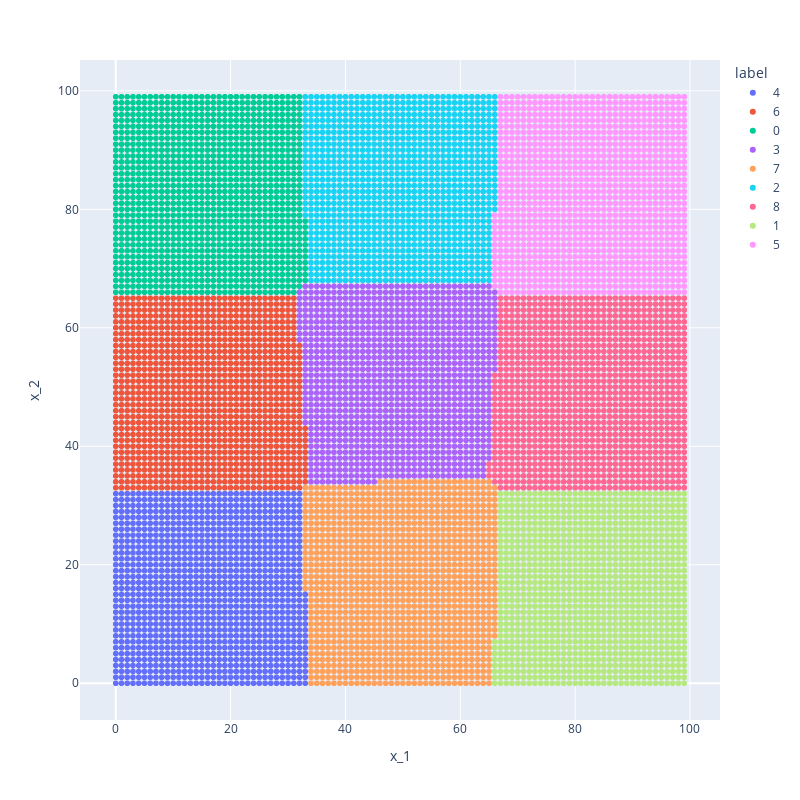

Source (notebook cell):
### Code cell
import sys
sys.path.append('..')
from models import KMeans
import pandas as pd

df = pd.DataFrame(data = dict(x = range(100)))
df = pd.merge(df,df,how='cross',suffixes=('_1','_2'))

model = KMeans(9,1000,10**-400)
model.fit(df.values)
df['label'] = model.predict(df.values).astype(str)

fig = df.plot(kind='scatter',x='x_1',y='x_2',backend = 'plotly',color='label',width = 800,height = 800)
fig

### Figure 1 — Plotly figure (JSON) as saved in the notebook; plotly's stock layout.template omitted (floating-point values rounded to 4 significant figures; data arrays with more than 128 entries replaced by an {"elided": "..."} marker saying what was removed)
{"data": [{"hovertemplate": "label=4<br>x_1=%{x}<br>x_2=%{y}<extra></extra>", "legendgroup": "4", "marker": {"color": "#636efa", "symbol": "circle"}, "mode": "markers", "name": "4", "showlegend": true, "type": "scattergl", "x": {"elided": "1105 int values"}, "xaxis": "x", "y": {"elided": "1105 int values"}, "yaxis": "y"}, {"hovertemplate": "label=6<br>x_1=%{x}<br>x_2=%{y}<extra></extra>", "legendgroup": "6", "marker": {"color": "#EF553B", "symbol": "circle"}, "mode": "markers", "name": "6", "showlegend": true, "type": "scattergl", "x": {"elided": "1091 int values"}, "xaxis": "x", "y": {"elided": "1091 int values"}, "yaxis": "y"}, {"hovertemplate": "label=0<br>x_1=%{x}<br>x_2=%{y}<extra></extra>", "legendgroup": "0", "marker": {"color": "#00cc96", "symbol": "circle"}, "mode": "markers", "name": "0", "showlegend": true, "type": "scattergl", "x": {"elided": "1132 int values"}, "xaxis": "x", "y": {"elided": "1132 int values"}, "yaxis": "y"}, {"hovertemplate": "label=3<br>x_1=%{x}<br>x_2=%{y}<extra></extra>", "legendgroup": "3", "marker": {"color": "#ab63fa", "symbol": "circle"}, "mode": "markers", "name": "3", "showlegend": true, "type": "scattergl", "x": {"elided": "1112 int values"}, "xaxis": "x", "y": {"elided": "1112 int values"}, "yaxis": "y"}, {"hovertemplate": "label=7<br>x_1=%{x}<br>x_2=%{y}<extra></extra>", "legendgroup": "7", "marker": {"color": "#FFA15A", "symbol": "circle"}, "mode": "markers", "name": "7", "showlegend": true, "type": "scattergl", "x": {"elided": "1152 int values"}, "xaxis": "x", "y": {"elided": "1152 int values"}, "yaxis": "y"}, {"hovertemplate": "label=2<br>x_1=%{x}<br>x_2=%{y}<extra></extra>", "legendgroup": "2", "marker": {"color": "#19d3f3", "symbol": "circle"}, "mode": "markers", "name": "2", "showlegend": true, "type": "scattergl", "x": {"elided": "1065 int values"}, "xaxis": "x", "y": {"elided": "1065 int values"}, "yaxis": "y"}, {"hovertemplate": "label=8<br>x_1=%{x}<br>x_2=%{y}<extra></extra>", "legendgroup": "8", "marker": {"color": "#FF6692", "symbol": "circle"}, "mode": "markers", "name": "8", "showlegend": true, "type": "scattergl", "x": {"elided": "1111 int values"}, "xaxis": "x", "y": {"elided": "1111 int values"}, "yaxis": "y"}, {"hovertemplate": "label=1<br>x_1=%{x}<br>x_2=%{y}<extra></extra>", "legendgroup": "1", "marker": {"color": "#B6E880", "symbol": "circle"}, "mode": "markers", "name": "1", "showlegend": true, "type": "scattergl", "x": {"elided": "1097 int values"}, "xaxis": "x", "y": {"elided": "1097 int values"}, "yaxis": "y"}, {"hovertemplate": "label=5<br>x_1=%{x}<br>x_2=%{y}<extra></extra>", "legendgroup": "5", "marker": {"color": "#FF97FF", "symbol": "circle"}, "mode": "markers", "name": "5", "showlegend": true, "type": "scattergl", "x": {"elided": "1135 int values"}, "xaxis": "x", "y": {"elided": "1135 int values"}, "yaxis": "y"}], "layout": {"height": 800, "legend": {"title": {"text": "label"}, "tracegroupgap": 0}, "margin": {"t": 60}, "width": 800, "xaxis": {"anchor": "y", "domain": [0, 1], "title": {"text": "x_1"}}, "yaxis": {"anchor": "x", "domain": [0, 1], "title": {"text": "x_2"}}}}
